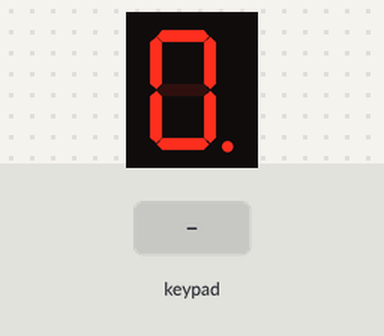
Recording of a sketch running on a simulated Arduino Uno, built with avr-gcc and run on an emulated ATmega328P. Parts: 1-digit seven-segment display. Inputs (shaded band) come from the test bench. What the sketch prints to the serial monitor is not drawn.

Above: at 1.2 s.
1.3 s: keypad keys 1 4 1 3 1 7 1 5 pressed 0.4 s apart
6.0 s: key 'C' pressed
7.5 s: key 'D' pressed
9.0 s: keypad keys 1 4 1 3 1 7 1 5 A pressed 0.4 s apart
14.1 s: key 'E' pressed
Timing chart, 0 to 16.6 s (numbered marks = the images above; inputs shaded):
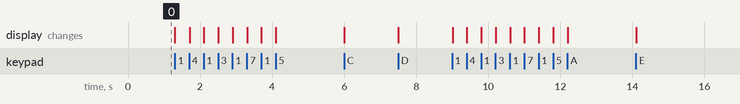

The sketch:

Lab05_Part2.ino
```cpp
#include <Keypad.h>
#include"SevSeg.h"
SevSeg sevseg;
const byte ROWS = 4;
const byte COLS = 4;

char keys[ROWS][COLS] = {
  {'C', 'D', 'E', 'F'}, {'9','6','3', 'B'},
  {'8', '5', '2', 'A'}, {'7', '1', '4', '0'}
};
byte rowPins[ROWS] = {14, 13, 17, 15};
byte colPins[COLS] = {12, 11, 9, 10};
Keypad keypad = Keypad( makeKeymap(keys), rowPins,colPins, ROWS, COLS);

void setup() {
  Serial.begin(9600);
  byte numDigits = 1;
  byte digitPins[] = {16};
  byte segmentPins[] = {3, 2, 6, 7, 8, 4, 5, 1};
  sevseg.begin(COMMON_CATHODE, numDigits, digitPins, segmentPins);
}

void loop() {
  char key = keypad.getKey();
  if (key != NO_KEY){
    Serial.println(key);
  }
  sevseg.setNumber(key,0);
  sevseg.refreshDisplay();

}
```
